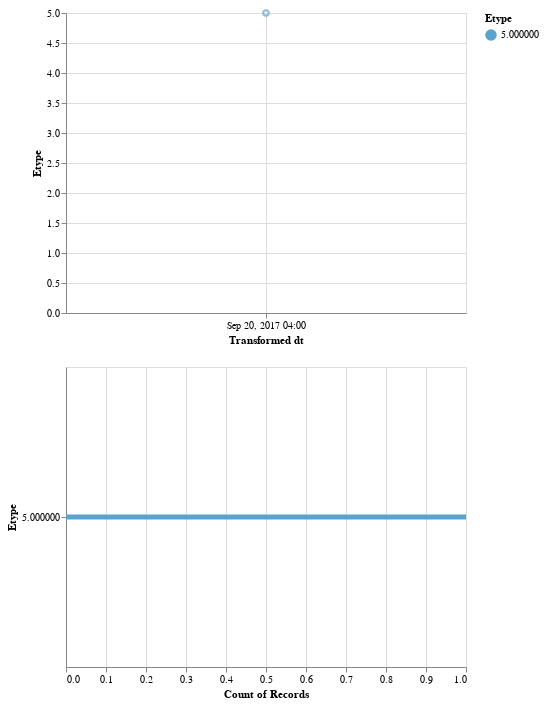

Notebook code for this chart:
### Code cell
ch3

### Figure 1 — Vega-Lite specification as saved in the notebook (floating-point values rounded to 4 significant figures)
{"$schema": "https://vega.github.io/schema/vega-lite/v2.4.3.json", "config": {"view": {"height": 300, "width": 400}}, "vconcat": [{"data": {"values": [{"Destination": 735202, "Destination_Names": "Sid Demmy", "Etype": "purchases", "Source": 1847246, "Source_Names": "Rosalia Larroque", "TimeStamp": 1512357100, "Unnamed: 0": 15945851, "Unnamed: 0.1": 14146512, "full_date": "2017-12-04 03:11:40", "month": 12, "month_day_yr": "12/04/2017", "month_yr": "12/2017", "yr": 2017}, {"Destination": 728286, "Destination_Names": "Kerstin Belveal", "Etype": "calls", "Source": 1847246, "Source_Names": "Rosalia Larroque", "TimeStamp": 1493401133, "Unnamed: 0": 24859522, "Unnamed: 0.1": 7868322, "full_date": "2017-04-28 17:38:53", "month": 4, "month_day_yr": "04/28/2017", "month_yr": "04/2017", "yr": 2017}, {"Destination": 728286, "Destination_Names": "Kerstin Belveal", "Etype": "calls", "Source": 1847246, "Source_Names": "Rosalia Larroque", "TimeStamp": 1493573933, "Unnamed: 0": 24859523, "Unnamed: 0.1": 7890047, "full_date": "2017-04-30 17:38:53", "month": 4, "month_day_yr": "04/30/2017", "month_yr": "04/2017", "yr": 2017}, {"Destination": 728286, "Destination_Names": "Kerstin Belveal", "Etype": "calls", "Source": 1847246, "Source_Names": "Rosalia Larroque", "TimeStamp": 1505373223, "Unnamed: 0": 24859524, "Unnamed: 0.1": 9411368, "full_date": "2017-09-14 07:13:43", "month": 9, "month_day_yr": "09/14/2017", "month_yr": "09/2017", "yr": 2017}, {"Destination": 728286, "Destination_Names": "Kerstin Belveal", "Etype": "purchases", "Source": 1847246, "Source_Names": "Rosalia Larroque", "TimeStamp": 1505673223, "Unnamed: 0": 24859525, "Unnamed: 0.1": 12962751, "full_date": "2017-09-17 18:33:43", "month": 9, "month_day_yr": "09/17/2017", "month_yr": "09/2017", "yr": 2017}, {"Destination": 728286, "Destination_Names": "Kerstin Belveal", "Etype": "calls", "Source": 1847246, "Source_Names": "Rosalia Larroque", "TimeStamp": 1505842733, "Unnamed: 0": 24859526, "Unnamed: 0.1": 9471795, "full_date": "2017-09-19 17:38:53", "month": 9, "month_day_yr": "09/19/2017", "month_yr": "09/2017", "yr": 2017}, {"Destination": 728286, "Destination_Names": "Kerstin Belveal", "Etype": "purchases", "Source": 1847246, "Source_Names": "Rosalia Larroque", "TimeStamp": 1505873223, "Unnamed: 0": 24859527, "Unnamed: 0.1": 12997908, "full_date": "2017-09-20 02:07:03", "month": 9, "month_day_yr": "09/20/2017", "month_yr": "09/2017", "yr": 2017}, {"Destination": 728286, "Destination_Names": "Kerstin Belveal", "Etype": "calls", "Source": 1847246, "Source_Names": "Rosalia Larroque", "TimeStamp": 1506101933, "Unnamed: 0": 24859528, "Unnamed: 0.1": 9505338, "full_date": "2017-09-22 17:38:53", "month": 9, "month_day_yr": "09/22/2017", "month_yr": "09/2017", "yr": 2017}, {"Destination": 728286, "Destination_Names": "Kerstin Belveal", "Etype": "calls", "Source": 1847246, "Source_Names": "Rosalia Larroque", "TimeStamp": 1506188333, "Unnamed: 0": 24859529, "Unnamed: 0.1": 9516574, "full_date": "2017-09-23 17:38:53", "month": 9, "month_day_yr": "09/23/2017", "month_yr": "09/2017", "yr": 2017}, {"Destination": 728286, "Destination_Names": "Kerstin Belveal", "Etype": "calls", "Source": 1847246, "Source_Names": "Rosalia Larroque", "TimeStamp": 1506361133, "Unnamed: 0": 24859530, "Unnamed: 0.1": 9539033, "full_date": "2017-09-25 17:38:53", "month": 9, "month_day_yr": "09/25/2017", "month_yr": "09/2017", "yr": 2017}, {"Destination": 728286, "Destination_Names": "Kerstin Belveal", "Etype": "calls", "Source": 1847246, "Source_Names": "Rosalia Larroque", "TimeStamp": 1506620333, "Unnamed: 0": 24859531, "Unnamed: 0.1": 9572493, "full_date": "2017-09-28 17:38:53", "month": 9, "month_day_yr": "09/28/2017", "month_yr": "09/2017", "yr": 2017}, {"Destination": 1847246, "Destination_Names": "Rosalia Larroque", "Etype": "purchases", "Source": 698163, "Source_Names": "Hassie Anzalone", "TimeStamp": 1510435351, "Unnamed: 0": 24859541, "Unnamed: 0.1": 13806037, "full_date": "2017-11-11 21:22:31", "month": 11, "month_day_yr": "11/11/2017", "month_yr": "11/2017", "yr": 2017}, {"Destination": 1847246, "Destination_Names": "Rosalia Larroque", "Etype": "meetings", "Source": 1690582, "Source_Names": "Meryl Pastuch", "TimeStamp": 1504372733, "Unnamed: 0": 24859547, "Unnamed: 0.1": 87892, "full_date": "2017-09-02 17:18:53", "month": 9, "month_day_yr": "09/02/2017", "month_yr": "09/2017", "yr": 2017}, {"Destination": 1847246, "Destination_Names": "Rosalia Larroque", "Etype": "calls", "Source": 728286, "Source_Names": "Kerstin Belveal", "TimeStamp": 1505373223, "Unnamed: 0": 24859549, "Unnamed: 0.1": 9411367, "full_date": "2017-09-14 07:13:43", "month": 9, "month_day_yr": "09/14/2017", "month_yr": "09/2017", "yr": 2017}, {"Destination": 1847246, "Destination_Names": "Rosalia Larroque", "Etype": "purchases", "Source": 728286, "Source_Names": "Kerstin Belveal", "TimeStamp": 1505377923, "Unnamed: 0": 24859550, "Unnamed: 0.1": 12910125, "full_date": "2017-09-14 08:32:03", "month": 9, "month_day_yr": "09/14/2017", "month_yr": "09/2017", "yr": 2017}, {"Destination": 1847246, "Destination_Names": "Rosalia Larroque", "Etype": "purchases", "Source": 728286, "Source_Names": "Kerstin Belveal", "TimeStamp": 1505386653, "Unnamed: 0": 24859551, "Unnamed: 0.1": 12911657, "full_date": "2017-09-14 10:57:33", "month": 9, "month_day_yr": "09/14/2017", "month_yr": "09/2017", "yr": 2017}, {"Destination": 1847246, "Destination_Names": "Rosalia Larroque", "Etype": "calls", "Source": 728286, "Source_Names": "Kerstin Belveal", "TimeStamp": 1505842733, "Unnamed: 0": 24859552, "Unnamed: 0.1": 9471794, "full_date": "2017-09-19 17:38:53", "month": 9, "month_day_yr": "09/19/2017", "month_yr": "09/2017", "yr": 2017}, {"Destination": 1847246, "Destination_Names": "Rosalia Larroque", "Etype": "calls", "Source": 728286, "Source_Names": "Kerstin Belveal", "TimeStamp": 1505877223, "Unnamed: 0": 24859553, "Unnamed: 0.1": 9476371, "full_date": "2017-09-20 03:13:43", "month": 9, "month_day_yr": "09/20/2017", "month_yr": "09/2017", "yr": 2017}, {"Destination": 1847246, "Destination_Names": "Rosalia Larroque", "Etype": "calls", "Source": 728286, "Source_Names": "Kerstin Belveal", "TimeStamp": 1506015533, "Unnamed: 0": 24859554, "Unnamed: 0.1": 9494205, "full_date": "2017-09-21 17:38:53", "month": 9, "month_day_yr": "09/21/2017", "month_yr": "09/2017", "yr": 2017}, {"Destination": 1847246, "Destination_Names": "Rosalia Larroque", "Etype": "calls", "Source": 728286, "Source_Names": "Kerstin Belveal", "TimeStamp": 1508607533, "Unnamed: 0": 24859555, "Unnamed: 0.1": 9828444, "full_date": "2017-10-21 17:38:53", "month": 10, "month_day_yr": "10/21/2017", "month_yr": "10/2017", "yr": 2017}, {"Destination": 1847246, "Destination_Names": "Rosalia Larroque", "Etype": "calls", "Source": 728286, "Source_Names": "Kerstin Belveal", "TimeStamp": 1508780333, "Unnamed: 0": 24859556, "Unnamed: 0.1": 9850477, "full_date": "2017-10-23 17:38:53", "month": 10, "month_day_yr": "10/23/2017", "month_yr": "10/2017", "yr": 2017}, {"Destination": 1847246, "Destination_Names": "Rosalia Larroque", "Etype": "calls", "Source": 728286, "Source_Names": "Kerstin Belveal", "TimeStamp": 1508866733, "Unnamed: 0": 24859557, "Unnamed: 0.1": 9861436, "full_date": "2017-10-24 17:38:53", "month": 10, "month_day_yr": "10/24/2017", "month_yr": "10/2017", "yr": 2017}, {"Destination": 1847246, "Destination_Names": "Rosalia Larroque", "Etype": "calls", "Source": 387200, "Source_Names": "Augusta Sharp", "TimeStamp": 1512577793, "Unnamed: 0": 24859560, "Unnamed: 0.1": 10340357, "full_date": "2017-12-06 16:29:53", "month": 12, "month_day_yr": "12/06/2017", "month_yr": "12/2017", "yr": 2017}, {"Destination": 1847246, "Destination_Names": "Rosalia Larroque", "Etype": "calls", "Source": 592970, "Source_Names": "Theodore Burns", "TimeStamp": 1512357135, "Unnamed: 0": 24859561, "Unnamed: 0.1": 10312366, "full_date": "2017-12-04 03:12:15", "month": 12, "month_day_yr": "12/04/2017", "month_yr": "12/2017", "yr": 2017}, {"Destination": 1847246, "Destination_Names": "Rosalia Larroque", "Etype": "purchases", "Source": 1053987, "Source_Names": "Stanton Westermark", "TimeStamp": 1510014599, "Unnamed: 0": 24859562, "Unnamed: 0.1": 13731892, "full_date": "2017-11-07 00:29:59", "month": 11, "month_day_yr": "11/07/2017", "month_yr": "11/2017", "yr": 2017}, {"Destination": 1847246, "Destination_Names": "Rosalia Larroque", "Etype": "purchases", "Source": 528180, "Source_Names": "Joannie Nunmaker", "TimeStamp": 1510014642, "Unnamed: 0": 24859563, "Unnamed: 0.1": 13731899, "full_date": "2017-11-07 00:30:42", "month": 11, "month_day_yr": "11/07/2017", "month_yr": "11/2017", "yr": 2017}, {"Destination": 2038003, "Destination_Names": "Jenice Savaria", "Etype": "calls", "Source": 1847246, "Source_Names": "Rosalia Larroque", "TimeStamp": 1505822733, "Unnamed: 0": 25120104, "Unnamed: 0.1": 9469260, "full_date": "2017-09-19 12:05:33", "month": 9, "month_day_yr": "09/19/2017", "month_yr": "09/2017", "yr": 2017}, {"Destination": 2038003, "Destination_Names": "Jenice Savaria", "Etype": 5, "Source": 1847246, "Source_Names": "Rosalia Larroque", "TimeStamp": 1505882733, "Unnamed: 0": 0, "Unnamed: 0.1": null, "full_date": "2017-09-20 04:45:33", "month": 9, "month_day_yr": "09/20/2017", "month_yr": "09/2017", "yr": 2017}]}, "encoding": {"color": {"condition": {"field": "Etype", "selection": "selector002", "type": "quantitative"}, "value": "lightgray"}, "tooltip": [{"field": "Source_Names", "type": "nominal"}, {"field": "Destination_Names", "type": "nominal"}, {"field": "full_date", "type": "nominal"}], "x": {"axis": {"title": "Transformed dt"}, "field": "full_date", "timeUnit": "yearmonthdatehours", "type": "temporal"}, "y": {"field": "Etype", "type": "quantitative"}}, "mark": "point", "selection": {"selector002": {"encodings": ["x"], "mark": {"fill": "#333", "fillOpacity": 0.125, "stroke": "white"}, "on": "[mousedown, window:mouseup] > window:mousemove!", "resolve": "global", "translate": "[mousedown, window:mouseup] > window:mousemove!", "type": "interval", "zoom": "wheel!"}}}, {"data": {"values": [{"Destination": 735202, "Destination_Names": "Sid Demmy", "Etype": "purchases", "Source": 1847246, "Source_Names": "Rosalia Larroque", "TimeStamp": 1512357100, "Unnamed: 0": 15945851, "Unnamed: 0.1": 14146512, "full_date": "2017-12-04 03:11:40", "month": 12, "month_day_yr": "12/04/2017", "month_yr": "12/2017", "yr": 2017}, {"Destination": 728286, "Destination_Names": "Kerstin Belveal", "Etype": "calls", "Source": 1847246, "Source_Names": "Rosalia Larroque", "TimeStamp": 1493401133, "Unnamed: 0": 24859522, "Unnamed: 0.1": 7868322, "full_date": "2017-04-28 17:38:53", "month": 4, "month_day_yr": "04/28/2017", "month_yr": "04/2017", "yr": 2017}, {"Destination": 728286, "Destination_Names": "Kerstin Belveal", "Etype": "calls", "Source": 1847246, "Source_Names": "Rosalia Larroque", "TimeStamp": 1493573933, "Unnamed: 0": 24859523, "Unnamed: 0.1": 7890047, "full_date": "2017-04-30 17:38:53", "month": 4, "month_day_yr": "04/30/2017", "month_yr": "04/2017", "yr": 2017}, {"Destination": 728286, "Destination_Names": "Kerstin Belveal", "Etype": "calls", "Source": 1847246, "Source_Names": "Rosalia Larroque", "TimeStamp": 1505373223, "Unnamed: 0": 24859524, "Unnamed: 0.1": 9411368, "full_date": "2017-09-14 07:13:43", "month": 9, "month_day_yr": "09/14/2017", "month_yr": "09/2017", "yr": 2017}, {"Destination": 728286, "Destination_Names": "Kerstin Belveal", "Etype": "purchases", "Source": 1847246, "Source_Names": "Rosalia Larroque", "TimeStamp": 1505673223, "Unnamed: 0": 24859525, "Unnamed: 0.1": 12962751, "full_date": "2017-09-17 18:33:43", "month": 9, "month_day_yr": "09/17/2017", "month_yr": "09/2017", "yr": 2017}, {"Destination": 728286, "Destination_Names": "Kerstin Belveal", "Etype": "calls", "Source": 1847246, "Source_Names": "Rosalia Larroque", "TimeStamp": 1505842733, "Unnamed: 0": 24859526, "Unnamed: 0.1": 9471795, "full_date": "2017-09-19 17:38:53", "month": 9, "month_day_yr": "09/19/2017", "month_yr": "09/2017", "yr": 2017}, {"Destination": 728286, "Destination_Names": "Kerstin Belveal", "Etype": "purchases", "Source": 1847246, "Source_Names": "Rosalia Larroque", "TimeStamp": 1505873223, "Unnamed: 0": 24859527, "Unnamed: 0.1": 12997908, "full_date": "2017-09-20 02:07:03", "month": 9, "month_day_yr": "09/20/2017", "month_yr": "09/2017", "yr": 2017}, {"Destination": 728286, "Destination_Names": "Kerstin Belveal", "Etype": "calls", "Source": 1847246, "Source_Names": "Rosalia Larroque", "TimeStamp": 1506101933, "Unnamed: 0": 24859528, "Unnamed: 0.1": 9505338, "full_date": "2017-09-22 17:38:53", "month": 9, "month_day_yr": "09/22/2017", "month_yr": "09/2017", "yr": 2017}, {"Destination": 728286, "Destination_Names": "Kerstin Belveal", "Etype": "calls", "Source": 1847246, "Source_Names": "Rosalia Larroque", "TimeStamp": 1506188333, "Unnamed: 0": 24859529, "Unnamed: 0.1": 9516574, "full_date": "2017-09-23 17:38:53", "month": 9, "month_day_yr": "09/23/2017", "month_yr": "09/2017", "yr": 2017}, {"Destination": 728286, "Destination_Names": "Kerstin Belveal", "Etype": "calls", "Source": 1847246, "Source_Names": "Rosalia Larroque", "TimeStamp": 1506361133, "Unnamed: 0": 24859530, "Unnamed: 0.1": 9539033, "full_date": "2017-09-25 17:38:53", "month": 9, "month_day_yr": "09/25/2017", "month_yr": "09/2017", "yr": 2017}, {"Destination": 728286, "Destination_Names": "Kerstin Belveal", "Etype": "calls", "Source": 1847246, "Source_Names": "Rosalia Larroque", "TimeStamp": 1506620333, "Unnamed: 0": 24859531, "Unnamed: 0.1": 9572493, "full_date": "2017-09-28 17:38:53", "month": 9, "month_day_yr": "09/28/2017", "month_yr": "09/2017", "yr": 2017}, {"Destination": 1847246, "Destination_Names": "Rosalia Larroque", "Etype": "purchases", "Source": 698163, "Source_Names": "Hassie Anzalone", "TimeStamp": 1510435351, "Unnamed: 0": 24859541, "Unnamed: 0.1": 13806037, "full_date": "2017-11-11 21:22:31", "month": 11, "month_day_yr": "11/11/2017", "month_yr": "11/2017", "yr": 2017}, {"Destination": 1847246, "Destination_Names": "Rosalia Larroque", "Etype": "meetings", "Source": 1690582, "Source_Names": "Meryl Pastuch", "TimeStamp": 1504372733, "Unnamed: 0": 24859547, "Unnamed: 0.1": 87892, "full_date": "2017-09-02 17:18:53", "month": 9, "month_day_yr": "09/02/2017", "month_yr": "09/2017", "yr": 2017}, {"Destination": 1847246, "Destination_Names": "Rosalia Larroque", "Etype": "calls", "Source": 728286, "Source_Names": "Kerstin Belveal", "TimeStamp": 1505373223, "Unnamed: 0": 24859549, "Unnamed: 0.1": 9411367, "full_date": "2017-09-14 07:13:43", "month": 9, "month_day_yr": "09/14/2017", "month_yr": "09/2017", "yr": 2017}, {"Destination": 1847246, "Destination_Names": "Rosalia Larroque", "Etype": "purchases", "Source": 728286, "Source_Names": "Kerstin Belveal", "TimeStamp": 1505377923, "Unnamed: 0": 24859550, "Unnamed: 0.1": 12910125, "full_date": "2017-09-14 08:32:03", "month": 9, "month_day_yr": "09/14/2017", "month_yr": "09/2017", "yr": 2017}, {"Destination": 1847246, "Destination_Names": "Rosalia Larroque", "Etype": "purchases", "Source": 728286, "Source_Names": "Kerstin Belveal", "TimeStamp": 1505386653, "Unnamed: 0": 24859551, "Unnamed: 0.1": 12911657, "full_date": "2017-09-14 10:57:33", "month": 9, "month_day_yr": "09/14/2017", "month_yr": "09/2017", "yr": 2017}, {"Destination": 1847246, "Destination_Names": "Rosalia Larroque", "Etype": "calls", "Source": 728286, "Source_Names": "Kerstin Belveal", "TimeStamp": 1505842733, "Unnamed: 0": 24859552, "Unnamed: 0.1": 9471794, "full_date": "2017-09-19 17:38:53", "month": 9, "month_day_yr": "09/19/2017", "month_yr": "09/2017", "yr": 2017}, {"Destination": 1847246, "Destination_Names": "Rosalia Larroque", "Etype": "calls", "Source": 728286, "Source_Names": "Kerstin Belveal", "TimeStamp": 1505877223, "Unnamed: 0": 24859553, "Unnamed: 0.1": 9476371, "full_date": "2017-09-20 03:13:43", "month": 9, "month_day_yr": "09/20/2017", "month_yr": "09/2017", "yr": 2017}, {"Destination": 1847246, "Destination_Names": "Rosalia Larroque", "Etype": "calls", "Source": 728286, "Source_Names": "Kerstin Belveal", "TimeStamp": 1506015533, "Unnamed: 0": 24859554, "Unnamed: 0.1": 9494205, "full_date": "2017-09-21 17:38:53", "month": 9, "month_day_yr": "09/21/2017", "month_yr": "09/2017", "yr": 2017}, {"Destination": 1847246, "Destination_Names": "Rosalia Larroque", "Etype": "calls", "Source": 728286, "Source_Names": "Kerstin Belveal", "TimeStamp": 1508607533, "Unnamed: 0": 24859555, "Unnamed: 0.1": 9828444, "full_date": "2017-10-21 17:38:53", "month": 10, "month_day_yr": "10/21/2017", "month_yr": "10/2017", "yr": 2017}, {"Destination": 1847246, "Destination_Names": "Rosalia Larroque", "Etype": "calls", "Source": 728286, "Source_Names": "Kerstin Belveal", "TimeStamp": 1508780333, "Unnamed: 0": 24859556, "Unnamed: 0.1": 9850477, "full_date": "2017-10-23 17:38:53", "month": 10, "month_day_yr": "10/23/2017", "month_yr": "10/2017", "yr": 2017}, {"Destination": 1847246, "Destination_Names": "Rosalia Larroque", "Etype": "calls", "Source": 728286, "Source_Names": "Kerstin Belveal", "TimeStamp": 1508866733, "Unnamed: 0": 24859557, "Unnamed: 0.1": 9861436, "full_date": "2017-10-24 17:38:53", "month": 10, "month_day_yr": "10/24/2017", "month_yr": "10/2017", "yr": 2017}, {"Destination": 1847246, "Destination_Names": "Rosalia Larroque", "Etype": "calls", "Source": 387200, "Source_Names": "Augusta Sharp", "TimeStamp": 1512577793, "Unnamed: 0": 24859560, "Unnamed: 0.1": 10340357, "full_date": "2017-12-06 16:29:53", "month": 12, "month_day_yr": "12/06/2017", "month_yr": "12/2017", "yr": 2017}, {"Destination": 1847246, "Destination_Names": "Rosalia Larroque", "Etype": "calls", "Source": 592970, "Source_Names": "Theodore Burns", "TimeStamp": 1512357135, "Unnamed: 0": 24859561, "Unnamed: 0.1": 10312366, "full_date": "2017-12-04 03:12:15", "month": 12, "month_day_yr": "12/04/2017", "month_yr": "12/2017", "yr": 2017}, {"Destination": 1847246, "Destination_Names": "Rosalia Larroque", "Etype": "purchases", "Source": 1053987, "Source_Names": "Stanton Westermark", "TimeStamp": 1510014599, "Unnamed: 0": 24859562, "Unnamed: 0.1": 13731892, "full_date": "2017-11-07 00:29:59", "month": 11, "month_day_yr": "11/07/2017", "month_yr": "11/2017", "yr": 2017}, {"Destination": 1847246, "Destination_Names": "Rosalia Larroque", "Etype": "purchases", "Source": 528180, "Source_Names": "Joannie Nunmaker", "TimeStamp": 1510014642, "Unnamed: 0": 24859563, "Unnamed: 0.1": 13731899, "full_date": "2017-11-07 00:30:42", "month": 11, "month_day_yr": "11/07/2017", "month_yr": "11/2017", "yr": 2017}, {"Destination": 2038003, "Destination_Names": "Jenice Savaria", "Etype": "calls", "Source": 1847246, "Source_Names": "Rosalia Larroque", "TimeStamp": 1505822733, "Unnamed: 0": 25120104, "Unnamed: 0.1": 9469260, "full_date": "2017-09-19 12:05:33", "month": 9, "month_day_yr": "09/19/2017", "month_yr": "09/2017", "yr": 2017}, {"Destination": 2038003, "Destination_Names": "Jenice Savaria", "Etype": 5, "Source": 1847246, "Source_Names": "Rosalia Larroque", "TimeStamp": 1505882733, "Unnamed: 0": 0, "Unnamed: 0.1": null, "full_date": "2017-09-20 04:45:33", "month": 9, "month_day_yr": "09/20/2017", "month_yr": "09/2017", "yr": 2017}]}, "encoding": {"color": {"field": "Etype", "type": "quantitative"}, "x": {"aggregate": "count", "type": "quantitative"}, "y": {"field": "Etype", "type": "quantitative"}}, "mark": "bar", "transform": [{"filter": {"selection": "selector002"}}]}]}
